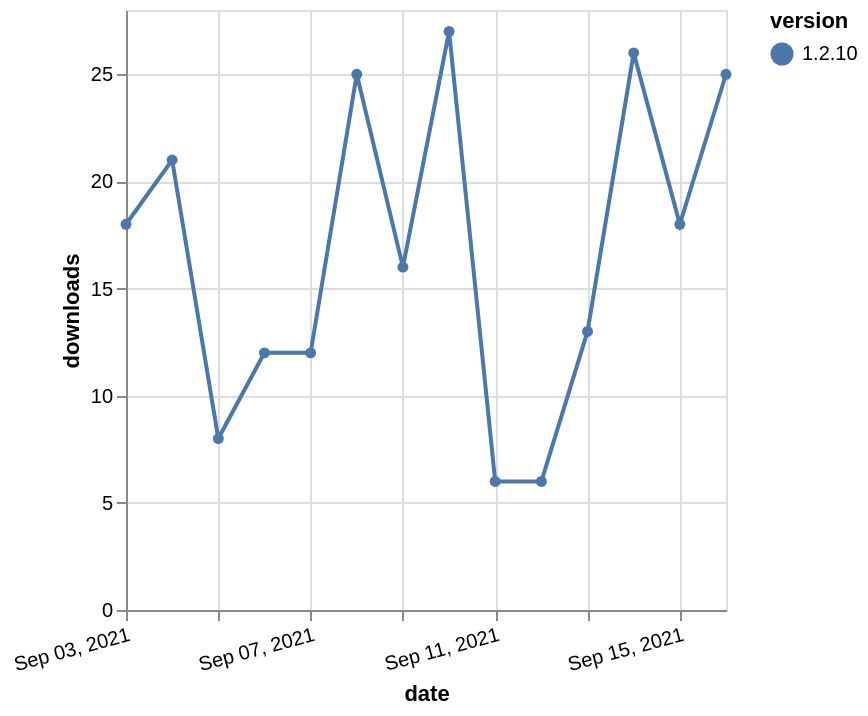

This figure's Vega-Lite source:
### Vega-Lite specification from a JSON file in a GitHub repository (floating-point values rounded to 4 significant figures)
{"$schema": "https://vega.github.io/schema/vega-lite/v5.json", "description": "A simple bar chart with embedded data.", "data": {"values": [{"date": "2021-09-03", "total": 20965, "delta": 18, "version": "1.2.10"}, {"date": "2021-09-04", "total": 20986, "delta": 21, "version": "1.2.10"}, {"date": "2021-09-05", "total": 20994, "delta": 8, "version": "1.2.10"}, {"date": "2021-09-06", "total": 21006, "delta": 12, "version": "1.2.10"}, {"date": "2021-09-07", "total": 21018, "delta": 12, "version": "1.2.10"}, {"date": "2021-09-08", "total": 21043, "delta": 25, "version": "1.2.10"}, {"date": "2021-09-09", "total": 21059, "delta": 16, "version": "1.2.10"}, {"date": "2021-09-10", "total": 21086, "delta": 27, "version": "1.2.10"}, {"date": "2021-09-11", "total": 21092, "delta": 6, "version": "1.2.10"}, {"date": "2021-09-12", "total": 21098, "delta": 6, "version": "1.2.10"}, {"date": "2021-09-13", "total": 21111, "delta": 13, "version": "1.2.10"}, {"date": "2021-09-14", "total": 21137, "delta": 26, "version": "1.2.10"}, {"date": "2021-09-15", "total": 21155, "delta": 18, "version": "1.2.10"}, {"date": "2021-09-16", "total": 21180, "delta": 25, "version": "1.2.10"}]}, "width": "container", "mark": {"type": "line", "point": {"filled": true}}, "encoding": {"x": {"field": "date", "type": "temporal", "timeUnit": "yearmonthdate", "title": "date", "axis": {"labelAngle": -15}}, "y": {"field": "delta", "type": "quantitative", "title": "downloads"}, "color": {"field": "version", "type": "nominal"}, "tooltip": {"field": "delta"}}}
